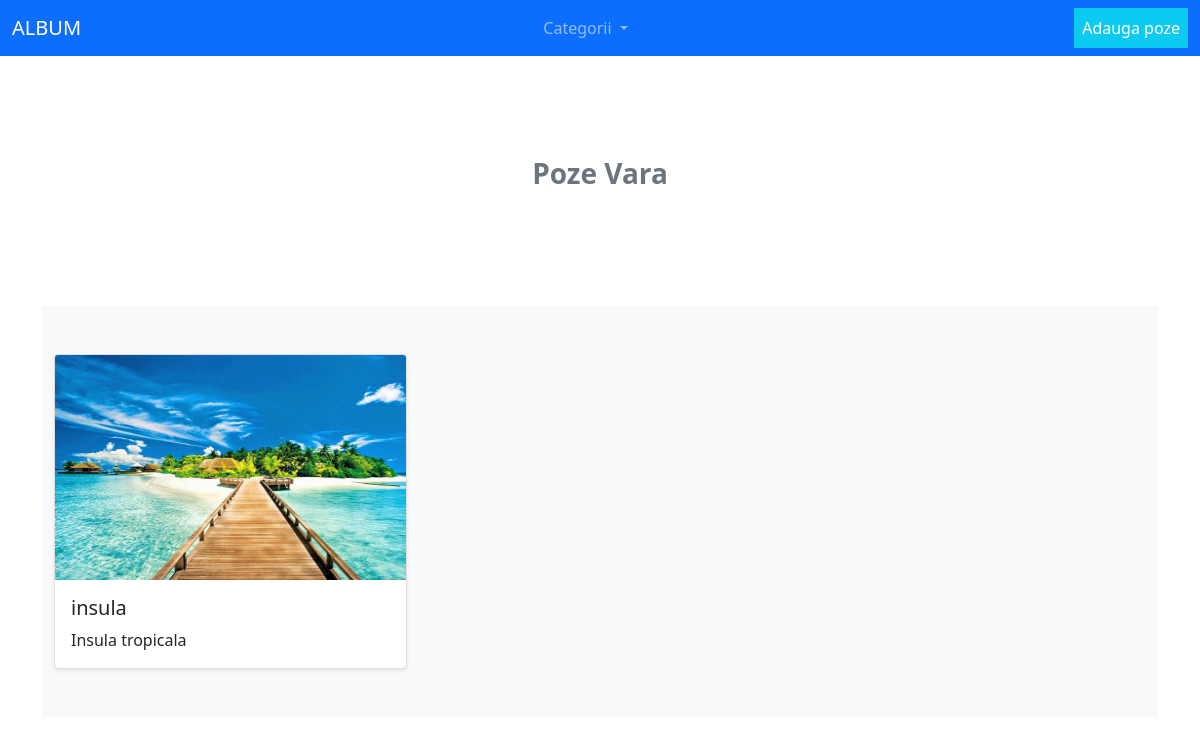
/vara, run on an earlier commit of the app's database.
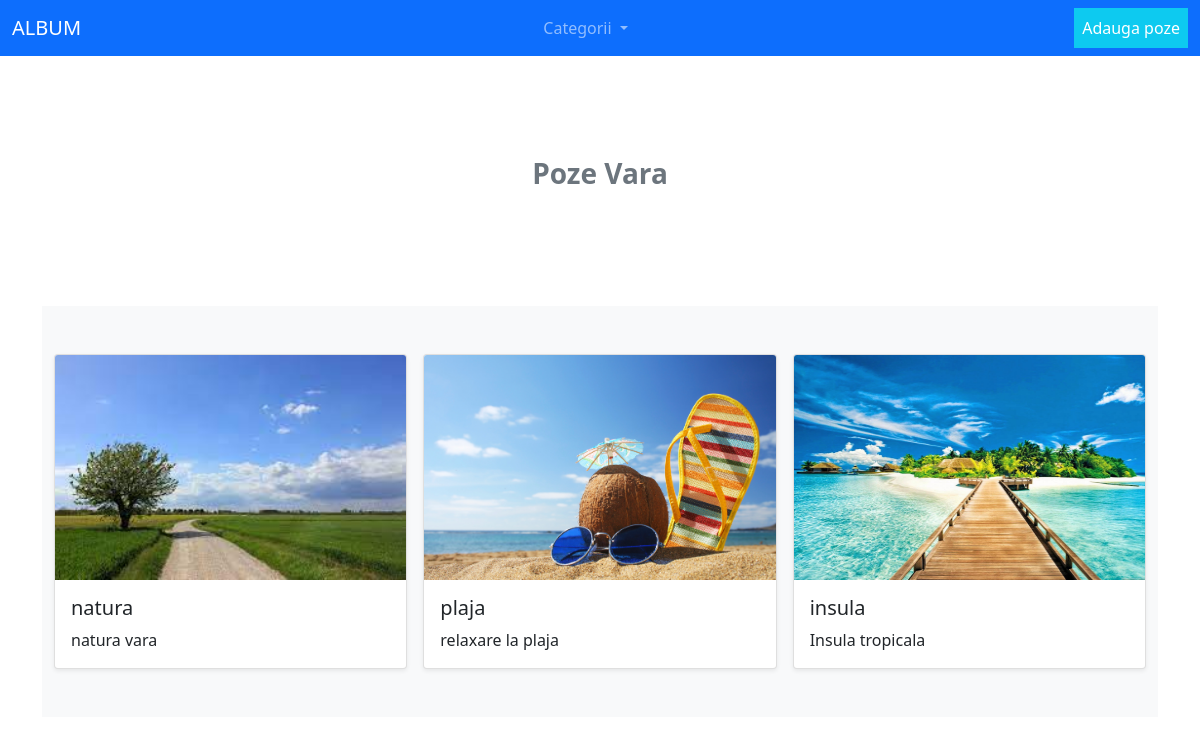
And on a later commit of the database.
### shop/models.py (models this page shows, shortened)
class Album(models.Model):
    vara= 'Vara'
    toamna = 'Toamna'
    iarna = 'Iarna'
    primavara = 'Primavara'
    altele = 'Altele'
    nume_anotimp = [
        (vara,'Vara'),
        (toamna,'Toamna'),
        (iarna,'Iarna'),
        (primavara,'Primavara'),
        (altele, 'Altele')
    ]
    title = models.CharField('Titlu', max_length=50)
    image = models.ImageField( upload_to='shop_images/')
    desc = models.TextField('text')
    anotimp = models.CharField(choices=nume_anotimp,
                               max_length=10,)
    class Meta:
        verbose_name = 'toate postarile'
        verbose_name_plural = 'postari'

### shop/views.py (the view)
# urls.py: path('vara', views.vara, name='vara'),
def vara(request):
    postari = Album.objects.filter(anotimp='Vara').order_by('-id')
    return render (request, 'vara.html', {'postari': postari})

### shop/templates/vara.html (shortened to what this page needs)
{%  extends 'base.html' %}
{% block content %}
<main>
    <section class="py-5 text-center container ">
        <div class="row py-lg-5">
            <div class="col-lg-6 col-md-8 mx-auto">
                <p class=" text-muted fw-bold fs-3">Poze Vara</p>
            </div>
        </div>
    </section>
    <div class="album py-5 bg-light">
        <div class="container">
            <div class="row row-cols-1 row-cols-sm-2  row-cols-md-3 g-3">
                {% for post in postari.all %}
                <div class="col-md-4">
                    <div class="card shadow-sm">
                        <img src="{{ post.image.url }}" class="card-img-top" width="100%" height="225">
                        <div class="card-body">
                            <h5 class="card-title ">{{ post.title }}</h5>
                            <p class="card-text">{{ post.desc }}</p>
                        </div>
                    </div>
                </div>
                {% endfor %}
            </div>
        </div>
    </div>
</main>
{% endblock%}

What changed in the data, as far as the page shows it:
added Album: image (picture), title "natura", desc "natura vara"
added Album: image (picture), title "plaja", desc "relaxare la plaja"
